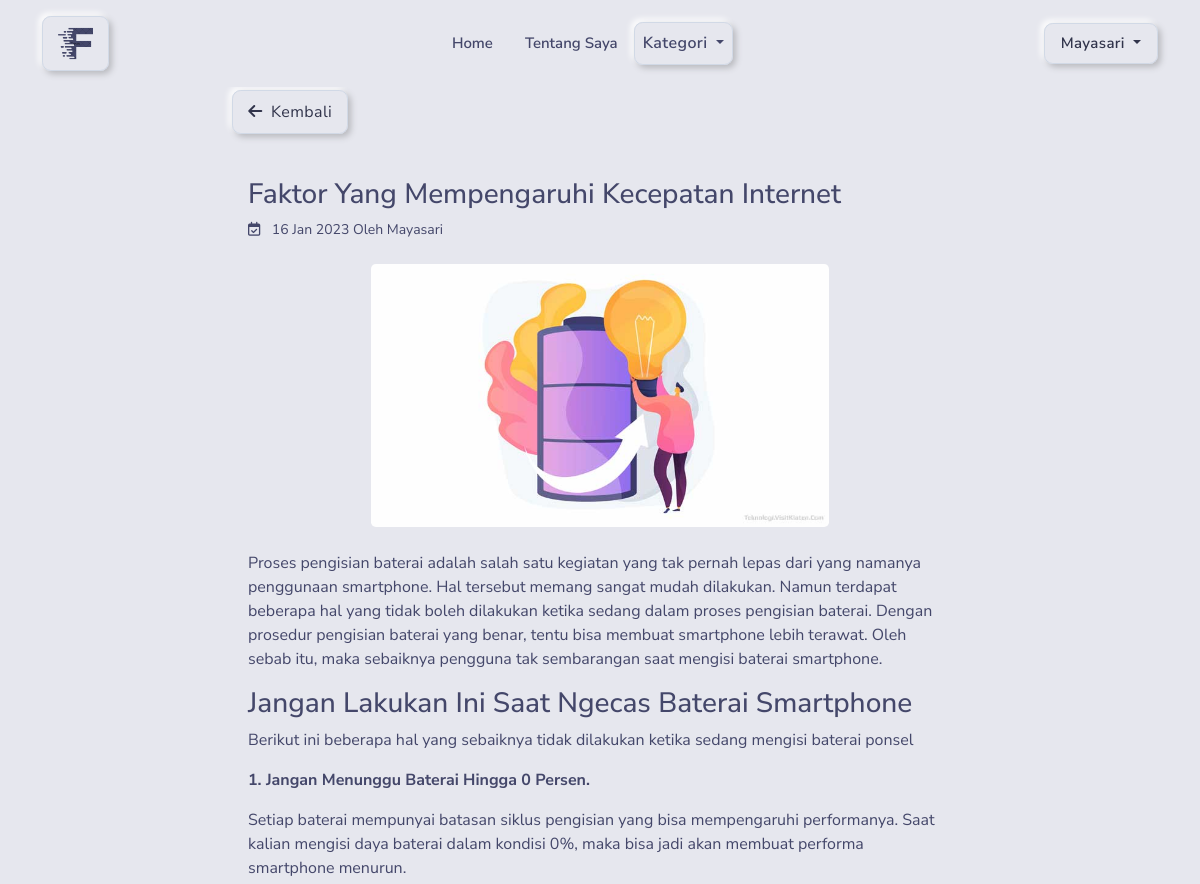
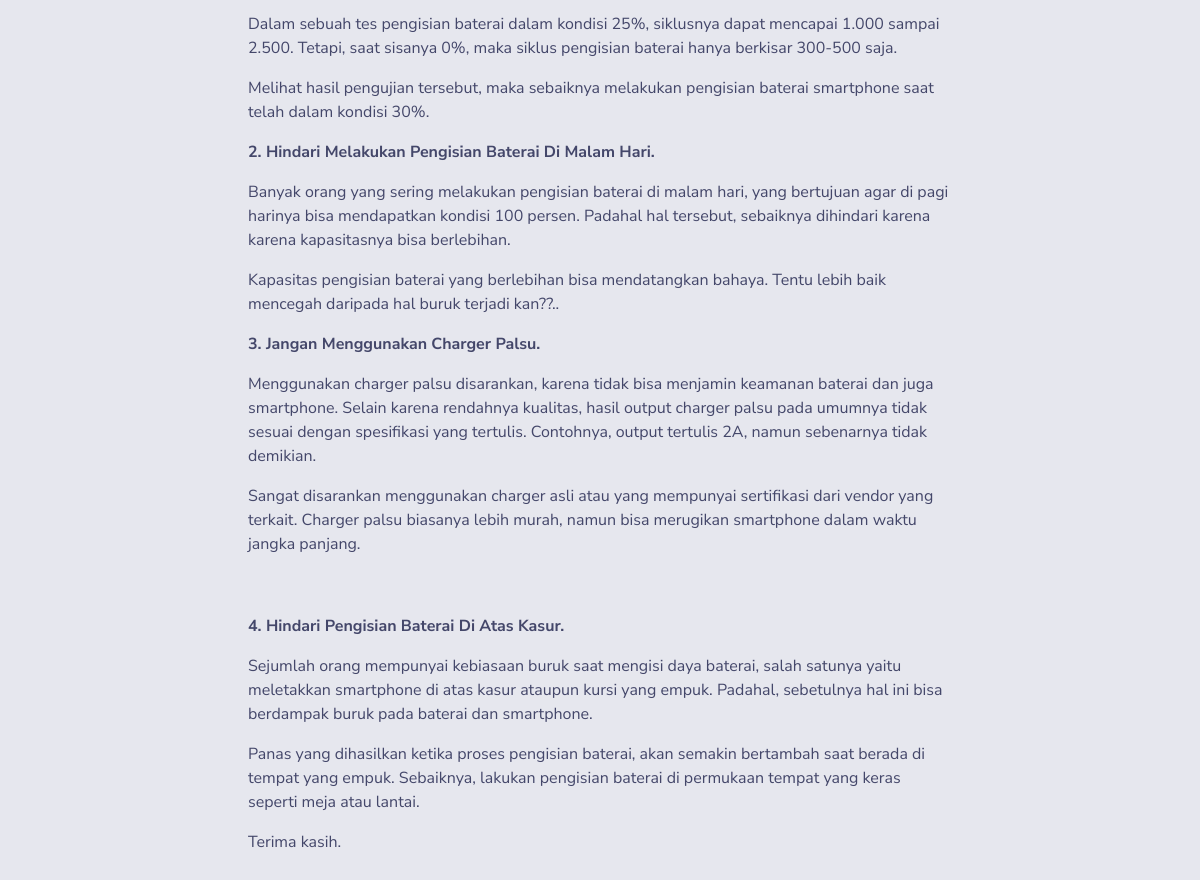
Screenshot of /dashboard/lihatPostingan.php?slug=faktor-yang-mempengaruhi-kecepatan-internet (signed in) with the database file from the repository (2 pictures, top to bottom).
### tables this page shows
CREATE TABLE `postingan_dindafazryan` (
  `id_postingan` int(11) NOT NULL,
  `id_kategori` int(11) NOT NULL,
  `id_user` int(11) NOT NULL,
  `judul` varchar(200) NOT NULL,
  `slug` varchar(200) NOT NULL,
  `body` text NOT NULL,
  `gambar` varchar(255) NOT NULL,
  `created_at` timestamp NULL DEFAULT current_timestamp(),
  `updated_at` timestamp NULL DEFAULT current_timestamp() ON UPDATE current_timestamp()
);

CREATE TABLE `user_dindafazryan` (
  `id` int(11) NOT NULL,
  `username` varchar(40) NOT NULL,
  `email` varchar(40) NOT NULL,
  `password` varchar(50) NOT NULL
);

### dashboard/lihatPostingan.php (the view, shortened to what this page needs)
<?php
include "../koneksi.php";
$user = $_SESSION["username"];
$datas = mysqli_query($koneksi, "SELECT *
FROM postingan_dindafazryan
INNER JOIN kategori_dindafazryan
ON postingan_dindafazryan.id_kategori = kategori_dindafazryan.id
INNER JOIN user_dindafazryan
ON postingan_dindafazryan.id_user = user_dindafazryan.id
WHERE slug = '$_GET[slug]'");
$data = mysqli_fetch_array($datas);
?>
<!DOCTYPE html>
<html lang="en">
<head>
    <link rel="stylesheet" href="../asset/css/bootstrap.css">
    <link rel="stylesheet" href="../asset/css/style.css">
    <link rel="stylesheet" href="https://cdnjs.cloudflare.com/ajax/libs/font-awesome/6.2.1/css/all.min.css">
</head>
<body style="margin-top: 90px;">
    <nav class="navbar navbar-expand-lg navbar-light py-3 fixed-top nav-bar">
        <div class="container">
            <a class="navbar-brand fw-bold m-btn pri-btn" href="../index.php">
                <img src="../asset/img/logo.png" alt="logo" width="35">
            </a>
            <div class="collapse navbar-collapse" id="navbarSupportedContent">
                <ul class="navbar-nav mx-auto mb-2 mb-lg-0 align-items-lg-center">
                    <li class="nav-item">
                        <a class="nav-link fw-600 font-15 mx-0 mx-lg-2 " href="../index.php">Home</a>
                    </li>
                    <li class="nav-item">
                        <a class="nav-link fw-600 font-15 mx-0 mx-lg-2" href="../about.php">Tentang Saya</a>
                    </li>
                    <li class="nav-item dropdown">
                        <a class="nav-link m-btn pri-btn dropdown-toggle px-2 fw-600" href="#" id="navbarDropdown" role="button" data-bs-toggle="dropdown" aria-expanded="false">
                            Kategori
                        </a>
                    </li>
                </ul>
                <ul class="navbar-nav mb-2 mb-lg-0">
                    <?php if (isset($_SESSION["username"])) : ?>
                        <li class="nav-item dropdown">
                            <a class="m-btn pri-btn py-2 px-3 fw-600 font-15 dropdown-toggle" href="#" id="navbarDropdown" role="button" data-bs-toggle="dropdown" aria-expanded="false">
                                <?= $user ?>
                            </a>
                        </li>
                    <?php endif ?>
                </ul>
            </div>
        </div>
    </nav>
    <section class="postingan my-5">
        <div class="container mb-3">
            <div class="row justify-content-center">
                <div class="col-12 col-md-10 col-lg-8 mb-3">
                    <a href="index.php" class="m-btn pri-btn"><i class="fa-solid fa-arrow-left me-1"></i> Kembali</a>
                </div>
                <div class="col-12 col-md-10 col-lg-8 bg-main border-10 p-1">
                    <div class="card-1 mb-3">
                        <div class="card-body p-4">
                            <h3 class=""><?= $data["judul"] ?></h3>
                            <div class="d-sm-flex justify-content-between align-items-center mb-3">
                                <span class="fw-400 font-14  card-info">
                                    <i class="fa-regular fa-calendar-check me-2"></i>
                                    <?= date("d M Y", strtotime($data["created_at"])) ?>
                                    Oleh <a href="" class="text-slug"><?= $data["username"] ?></a>
                                </span>
                            </div>
                            <div class=" d-flex mx-auto my-4 detail-post-img">
                                <img src="../fileUploadGambar/<?= $data["gambar"] ?>" class="w-100 rounded-3" alt="">
                            </div>
                            <p class=""><?= $data["body"] ?></p>
                        </div>
                    </div>
                </div>
            </div>
        </div>
    </section>
</body>
</html>

### asset/css/style.css (style rules this page uses)
:root { --bot-main: #e6e7ee; --bot-primary: #10AB7C; --bot-info: #1E90FF; --bot-warning: #F5B759; --bot-success: #00BF9A; --bot-danger: #FA5252; --bot-dark: #2A354F; --txt-dark: #44476a; }
body { font-family: 'Nunito Sans', sans-serif; background: var(--bot-main); color: var(--txt-dark); }
nav { background: var(--bot-main); transition: .4s; }
.navbar-nav .nav-link, .navbar-brand { color: var(--txt-dark) !important; }
.m-btn { display: inline-block; font-weight: 400; color: #31344b; text-decoration: none; text-align: center; vertical-align: middle; -webkit-user-select: none; -ms-user-select: none; user-select: none; background-color: transparent; border: 0.0625rem solid #d5d8f1; padding: 0.55rem 0.95rem; font-size: 1rem; line-height: 1.5; border-radius: 0.55rem; transition: color .15s ease-in-out, background-color .15s ease-in-out, border-color .15s ease-in-out, box-shadow .15s ease-in-out; }
.pri-btn { position: relative; transition: all .2s ease; letter-spacing: .025em; font-size: 1rem; border-color: #d1d9e6; box-shadow: 3px 3px 6px #b8b9be, -3px -3px 6px #fff; }
.register, .login, .postingan { margin-top: 105px; }
.text-slug { color: #44476a; transition: .2s; text-decoration: none; }
@media (min-width: 1024px) { .postingan .card-1 .detail-post-img { width: 65%; } }
.font-14 { font-size: 14px; }
.font-15 { font-size: 15px; }
.fw-400 { font-weight: 400; }
.fw-600 { font-weight: 600; }
.border-10 { border-radius: 10px; }

### rows the page displays
postingan_dindafazryan: judul "Faktor Yang Mempengaruhi Kecepatan Internet", created_at "16 Jan 2023", id_user.username "Mayasari", gambar (picture), body "Proses pengisian baterai adalah salah satu kegiatan yang tak pernah lepas dari yang namanya penggunaan smartphone. Hal tersebut memang sangat mudah dilakukan. Namun terdapat beberapa hal yang tidak boleh dilakukan ketika sedang dalam proses pengisian baterai. Dengan prosedur pengisian baterai yang benar, tentu bisa membuat smartphone lebih terawat. Oleh sebab itu, maka sebaiknya pengguna tak sembarangan saat mengisi baterai smartphone. Jangan Lakukan Ini Saat Ngecas Baterai Smartphone Berikut ini beberapa hal yang sebaiknya tidak dilakukan ketika sedang mengisi baterai ponsel 1. Jangan Menunggu Baterai Hingga 0 Persen. Setiap baterai mempunyai batasan siklus pengisian yang bisa mempengaruhi…"

### other values shown
$user "Mayasari"
